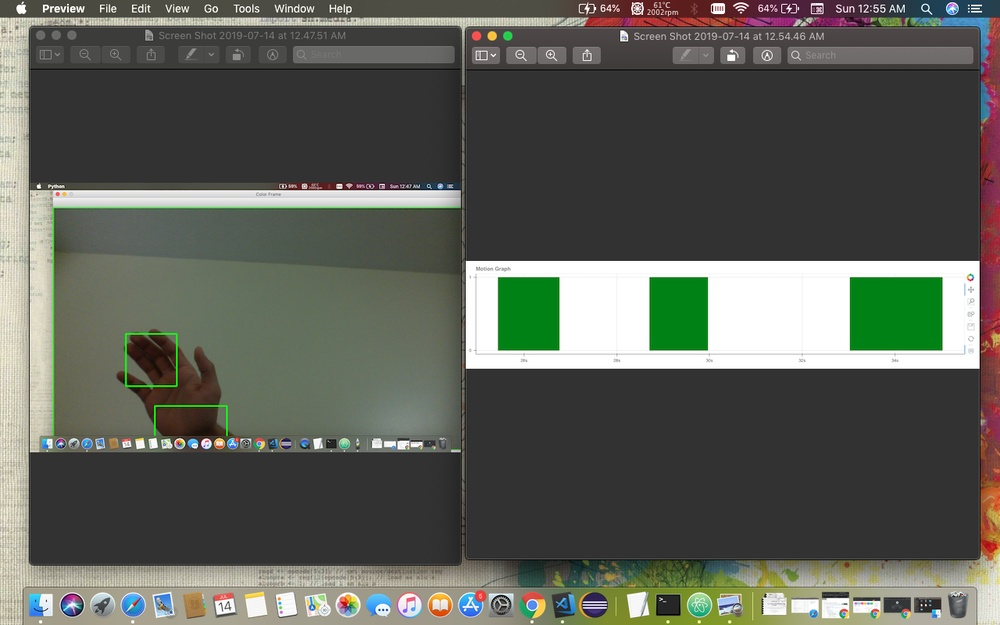
#> input picture project_webcam.jpg, 1000 x 625 px, shrunk from 1280 x 800 before the run, given in place of the camera
$ python motion_detector.py
#> lines starting #> are read from the running program, lines starting #| are printed output that depends on the picture
import time, pandas
from datetime import datetime
import cv2

first_frame=None
status_list=[None,None]
times=[]
df=pandas.DataFrame(columns=["Start","End"])

video=cv2.VideoCapture(0)
# print(video.isOpened())
while True:
    check, frame = video.read()
#> frame is the input picture: shape (625, 1000, 3); mean B, G, R 86.7, 94.9, 92.2
    status=0
    # converting the frame in gray for better analysis
    # print(check)
    gray=cv2.cvtColor(frame,cv2.COLOR_BGR2GRAY)
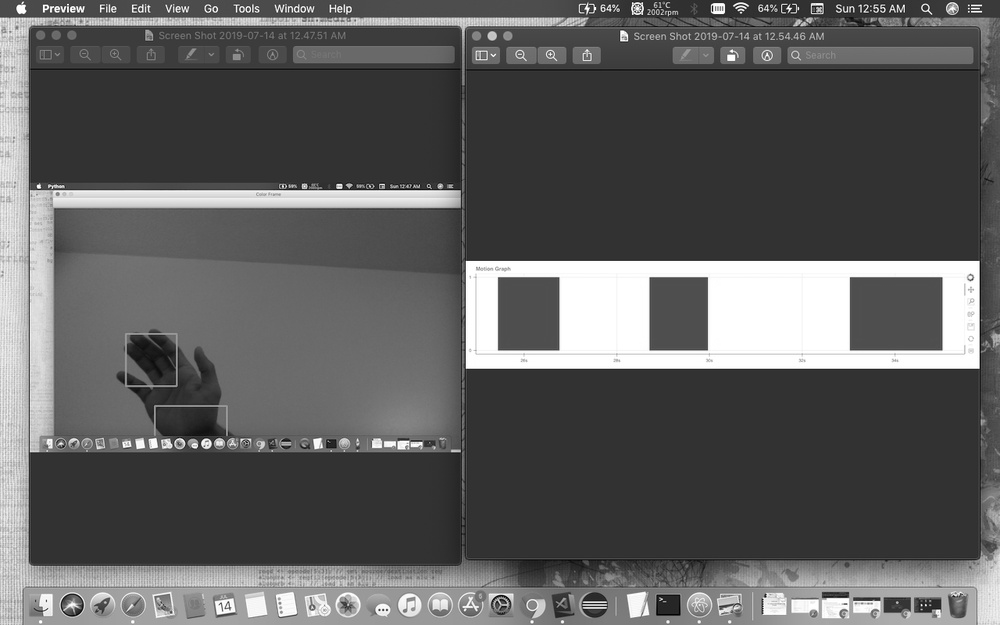
#> gray: shape (625, 1000); min 1, max 255, mean 93.1
    # blurring the grayscale frame to improve detection
    gray=cv2.GaussianBlur(gray,(21,21),0)
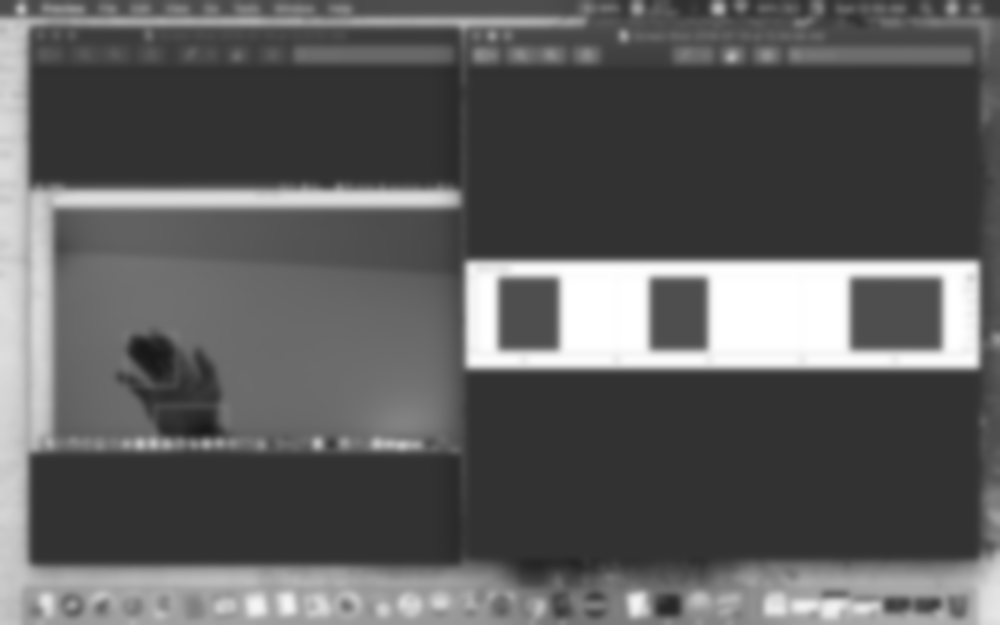
#> gray: shape (625, 1000); min 24, max 255, mean 93.2


    # first frame is a referential static base frame
    if first_frame is None:
        first_frame=gray
        continue

    # get the difference from initial base frame
    delta_frame=cv2.absdiff(first_frame,gray)
    # white color the frame where diff is >= 30 thresholds and block elsewhere
    thresh_frame=cv2.threshold(delta_frame, 30, 255, cv2.THRESH_BINARY)[1]
    thresh_frame=cv2.dilate(thresh_frame, None, iterations=2)

    # finding the contours (movements) in threshold frame
    (cnts,_)=cv2.findContours(thresh_frame.copy(),cv2.RETR_EXTERNAL, cv2.CHAIN_APPROX_SIMPLE)

    for contour in cnts:
        area=cv2.contourArea(contour)
        # neglecting frames with size < 100x100 pixels or > 75% the size of the frame
        if ((area < 10000) or area > gray.size*0.5):
            continue
        status=1
        # mark a rectangle in original frame for such contours
        (x, y, w, h)=cv2.boundingRect(contour)
        cv2.rectangle(frame, (x, y), (x+w, y+h), (0,255,0), 3)
    status_list.append(status)

    status_list=status_list[-2:]

    # time stamps for recorded movement shits
    if ((status_list[-1]==1 and status_list[-2]==0) or (status_list[-1]==0 and status_list[-2]==1)):
        times.append(datetime.now())

    # cv2.imshow("Gray Frame",gray)
    # cv2.imshow("Delta Frame",delta_frame)
    # cv2.imshow("Threshold Frame",thresh_frame)
    cv2.imshow("Color Frame",frame)

    key=cv2.waitKey(1)

    if key==ord('q'):
        if status==1:
            times.append(datetime.now())
        break

# print(status_list)
# print(times)

for i in range(0,len(times),2):
    if len(times) == i+1:
        df=df.append({"Start":times[i],"End":times[i]},ignore_index=True)
    else:
        df=df.append({"Start":times[i],"End":times[i+1]},ignore_index=True)
#> this loop made 0 passes

# time record into a csv file
# df.to_csv("Times.csv")

video.release()
cv2.destroyAllWindows()
